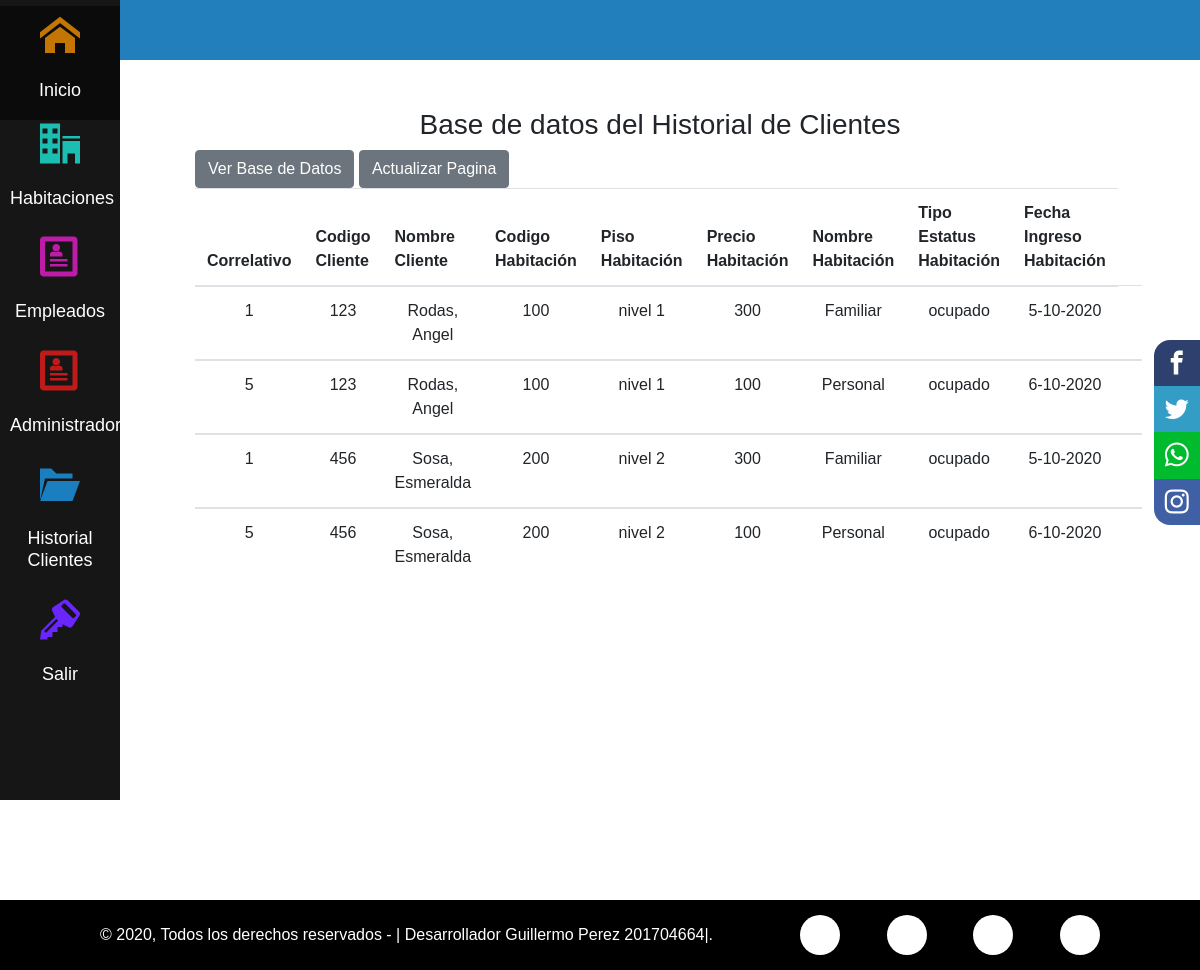
The page /rol_administrador/datos_Clientes.php on the database as committed earlier.
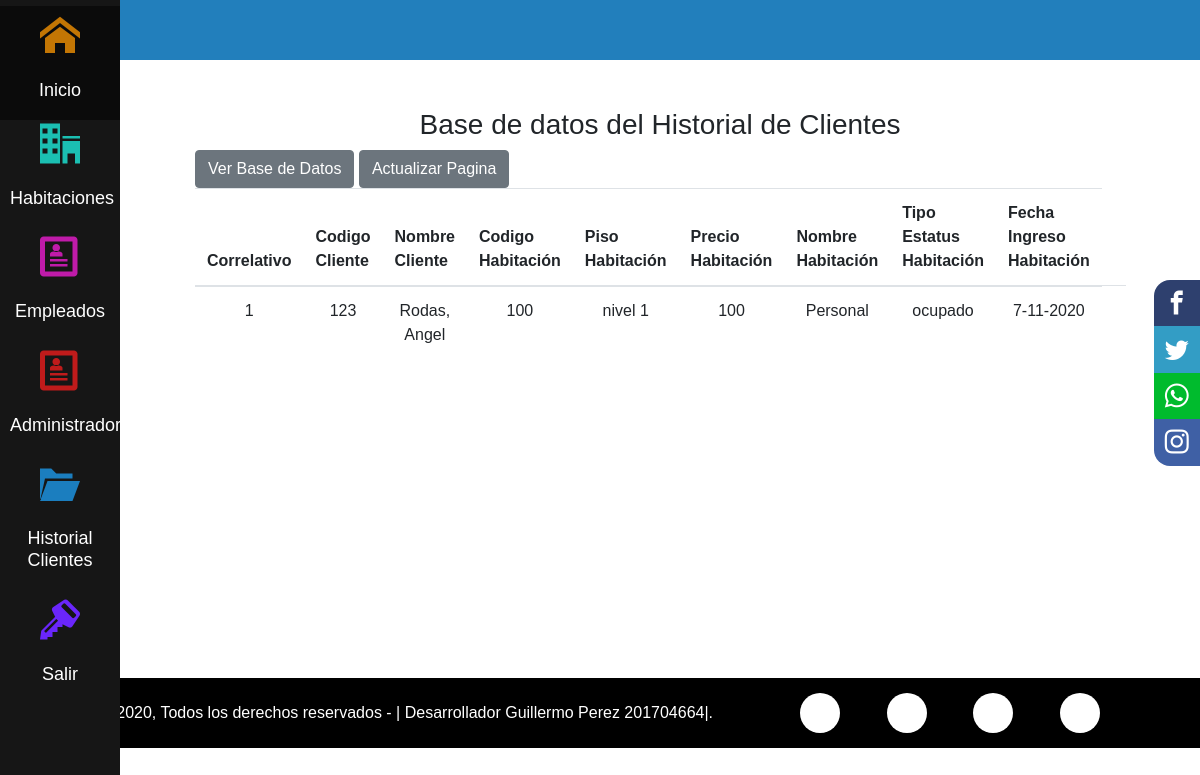
The same page on the database as committed later.
### tables this page shows
CREATE TABLE `tipo_habitacion` (
  `tipo_habitacion_id` int(11) NOT NULL,
  `nombre_habitacion` text NOT NULL,
  `Precio_dia` int(11) NOT NULL
);

CREATE TABLE `asignacion_habitacion` (
  `correlativo` int(11) NOT NULL,
  `cliente_id` int(11) NOT NULL,
  `habitacion_id` int(11) NOT NULL,
  `Fecha_ingreso` text NOT NULL,
  `estatus_id` int(11) NOT NULL
);

CREATE TABLE `cliente` (
  `cliente_id` int(11) NOT NULL,
  `nombre_cliente` text NOT NULL,
  `apellido_cliente` text NOT NULL,
  `Dpi` int(11) NOT NULL,
  `sexo_id` int(11) NOT NULL
);

CREATE TABLE `habitacion` (
  `habitacion_id` int(11) NOT NULL,
  `numero_habitacion` int(50) NOT NULL,
  `tipo_habitacion_id` int(11) NOT NULL,
  `piso_id` int(11) NOT NULL
);

CREATE TABLE `piso` (
  `piso_id` int(11) NOT NULL,
  `descripcion` text NOT NULL
);

CREATE TABLE `estatus_habitacion` (
  `estatus_id` int(11) NOT NULL,
  `tipo_estatus` text NOT NULL
);

### rol_administrador/datos_Clientes.php (the view, shortened to what this page needs)
<?php
    include_once("diseno_pagina_administrador.php");
 ?>
<!DOCTYPE html>
<html lang="en">
<head>
    <link rel="stylesheet" href="https://stackpath.bootstrapcdn.com/bootstrap/4.5.2/css/bootstrap.min.css">
</head>
<body>
<div class="content-article">
            <article>
    <br> <br>
    <div class="container">
        <div class="row">
           <div class="col">
                <h3 class="text-center">Base de datos del Historial de Clientes </h3>
                  <a href="datos_Clientes.php"><button type="submit" class="btn btn-secondary" name="btnverbasedatos" id="btnverbasedatos"> Ver Base de Datos</button> </a>
                  <a href="datos_Clientes.php"><button type="submit" class="btn btn-secondary" name="btnactualizar1" id="btnactualizar1"> Actualizar Pagina</button> </a>
                <table class="table">
                    <thead>
                        <tr>
                            <th scope="col">Correlativo </th>
                            <th scope="col">Codigo Cliente </th>
                            <th scope="col">Nombre Cliente </th>
                            <th scope="col">Codigo Habitación</th>
                            <th scope="col">Piso Habitación</th>
                            <th scope="col">Precio Habitación</th>
                            <th scope="col">Nombre Habitación</th>
                            <th scope="col">Tipo Estatus Habitación</th>
                            <th scope="col">Fecha Ingreso Habitación</th>
                        </tr>
                    </thead>
                    <?php
                    include "daoA/conexion.php";
                    $sql = "SELECT cliente.cliente_id,CONCAT(cliente.apellido_cliente, ', ',cliente.nombre_cliente)AS Nombre_completo_Cliente,habitacion.habitacion_id,piso.descripcion FROM cliente INNER JOIN ( asignacion_habitacion INNER JOIN( habitacion INNER JOIN piso ON piso.piso_id = habitacion.piso_id) ON habitacion.habitacion_id = asignacion_habitacion.habitacion_id) ON asignacion_habitacion.cliente_id = cliente.cliente_id";
                    $ejecutar = mysqli_query($conexion, $sql);
                    while ($fila = mysqli_fetch_array($ejecutar)){
                    ?>
                    <?php
                    include "daoA/conexion.php";
                    $sql1 = "SELECT asignacion_habitacion.correlativo,tipo_habitacion.nombre_habitacion, tipo_habitacion.Precio_dia, estatus_habitacion.tipo_estatus, asignacion_habitacion.Fecha_ingreso FROM tipo_habitacion INNER JOIN (habitacion INNER JOIN ( asignacion_habitacion INNER JOIN estatus_habitacion on estatus_habitacion.estatus_id = asignacion_habitacion.estatus_id) on asignacion_habitacion.habitacion_id = habitacion.habitacion_id) on habitacion.tipo_habitacion_id = tipo_habitacion.tipo_habitacion_id ";
                    $ejecutar1 = mysqli_query($conexion, $sql1);
                    while ($fila1 = mysqli_fetch_array($ejecutar1)){
                    ?>
                    <tbody>
                        <td> <center><?php echo $fila1['correlativo']?> </center></td>
                        <td> <center><?php echo $fila['cliente_id']?> </center></td>
                        <td> <center><?php echo $fila['Nombre_completo_Cliente']?> </center></td>
                        <td> <center><?php echo $fila['habitacion_id']?> </center></td>
                        <td> <center><?php echo $fila['descripcion']?> </center></td>
                        <td> <center><?php echo $fila1['Precio_dia']?> </center></td>
                        <td> <center><?php echo $fila1['nombre_habitacion']?> </center></td>
                        <td> <center><?php echo $fila1['tipo_estatus']?> </center></td>
                        <td> <center><?php echo $fila1['Fecha_ingreso']?> </center></td>
                        <td></td>
                    </tbody>
                    <?php
                    }
                    ?>
                    <?php
                    }
                    ?>
                </table>
            </div>
        </div>
    </div>
    </article>
        </div>
        <br>
        <br>
        <br>
        <br>
        <br>
         <br>
        <br>
        <br>
        <br>
        <br>
     <div class="footer-copy-redes">
                  <div class="main-copy-redes">
                        <div class="footer-copy">
                              &copy; 2020, Todos los derechos reservados - | Desarrollador Guillermo Perez 201704664|.
                        </div>
                        <div class="footer-redes">
                              <a href="#" class="fa fa-facebook"></a>
                              <a href="#" class="fa fa-twitter"></a>
                              <a href="#" class="fa fa-youtube-play"></a>
                              <a href="#" class="fa fa-github"></a>
                        </div>
                  </div>
            </div>
</body>
</html>

Rows that differ between the two databases and show on the page:
no longer on this page (row unchanged): tipo_habitacion: asignacion_habitacion.correlativo "1", $fila['cliente_id'] "123", Nombre_completo_Cliente "Rodas, Angel", $fila['habitacion_id'] "100", $fila['descripcion'] "nivel 1", Precio_dia "300", nombre_habitacion "Familiar", estatus_habitacion.tipo_estatus "ocupado", asignacion_habitacion.Fecha_ingreso "5-10-2020", Nombre_completo_Cliente "Sosa, Esmeralda"
no longer on this page (row edited): tipo_habitacion: asignacion_habitacion.correlativo "5", $fila['cliente_id'] "123", Nombre_completo_Cliente "Rodas, Angel", $fila['habitacion_id'] "100", $fila['descripcion'] "nivel 1", Precio_dia "100", nombre_habitacion "Personal", estatus_habitacion.tipo_estatus "ocupado", asignacion_habitacion.Fecha_ingreso "6-10-2020", Nombre_completo_Cliente "Sosa, Esmeralda"
no longer on this page (row unchanged): cliente: cliente "456"
no longer on this page (row edited): habitacion: habitacion_id "200"
no longer on this page (row unchanged): piso: descripcion "nivel 2"
changed cliente: gains tipo_habitacion (asignacion_habitacion.correlativo "1", $fila['cliente_id'] "123", Nombre_completo_Cliente "Rodas, Angel", $fila['habitacion_id'] "100", $fila['descripcion'] "nivel 1", Precio_dia "100", nombre_habitacion "Personal", estatus_habitacion.tipo_estatus "ocupado", asignacion_habitacion.Fecha_ingreso "7-11-2020")
